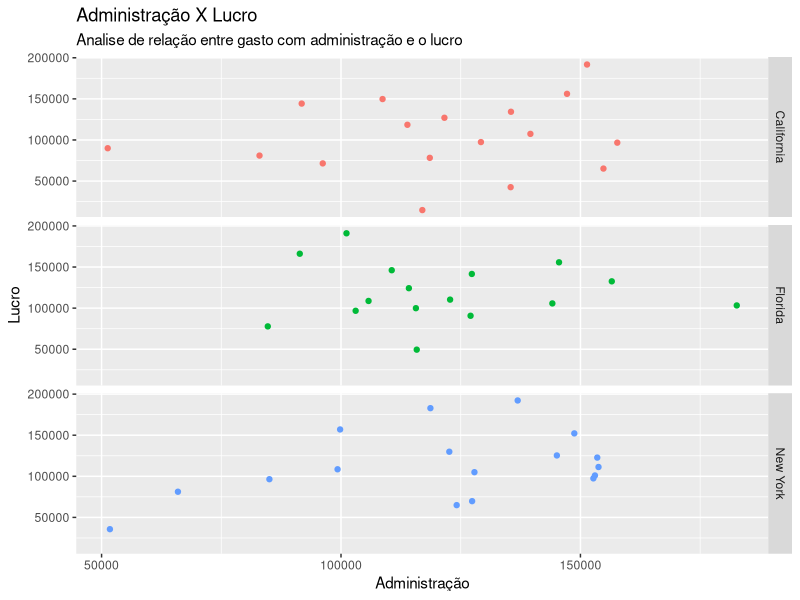
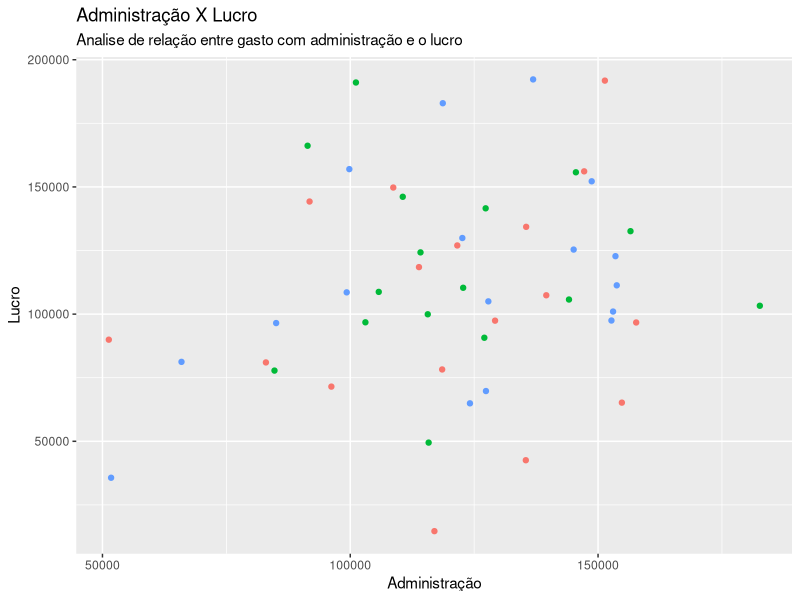
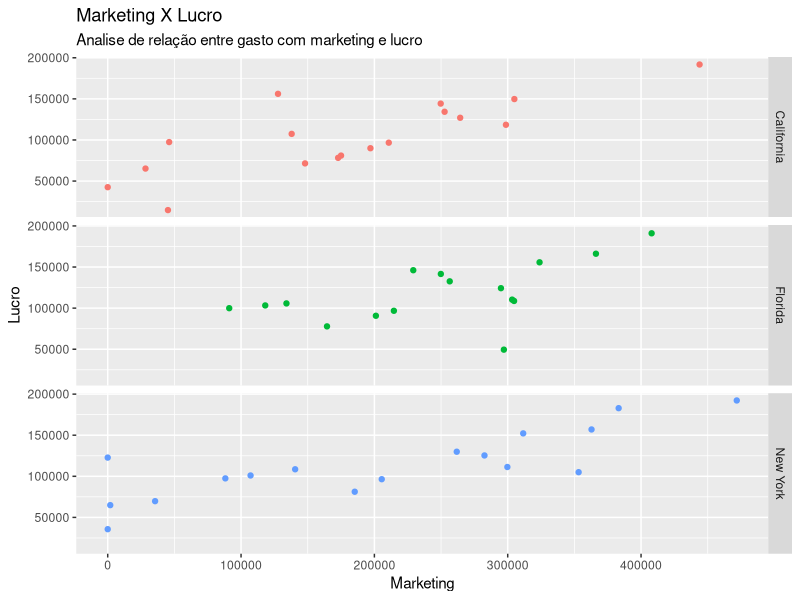
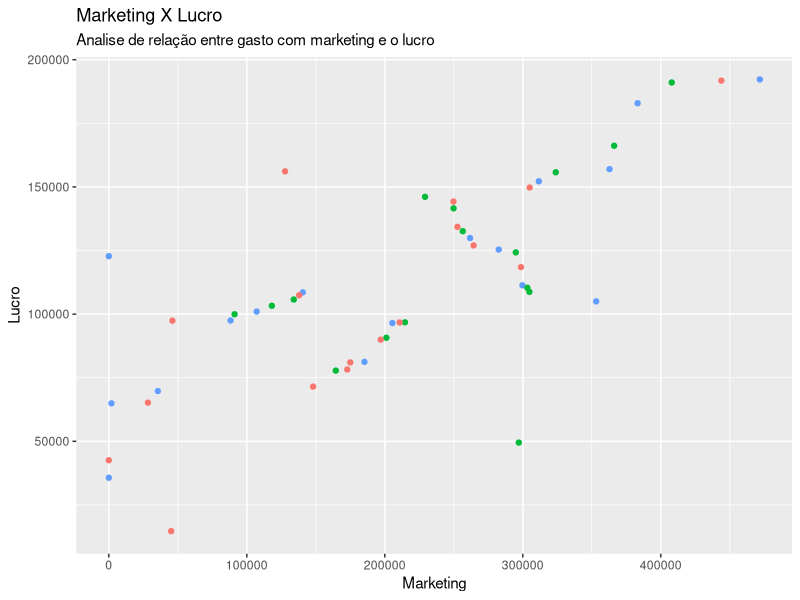
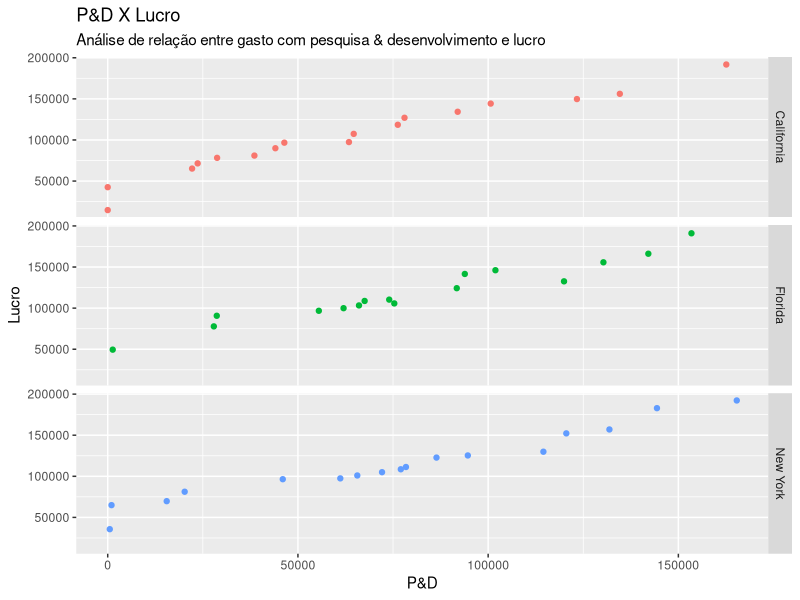
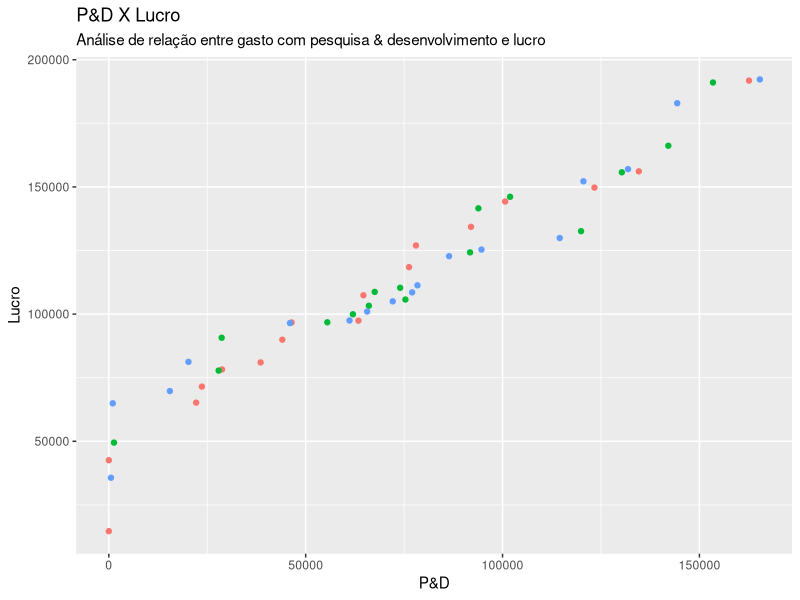
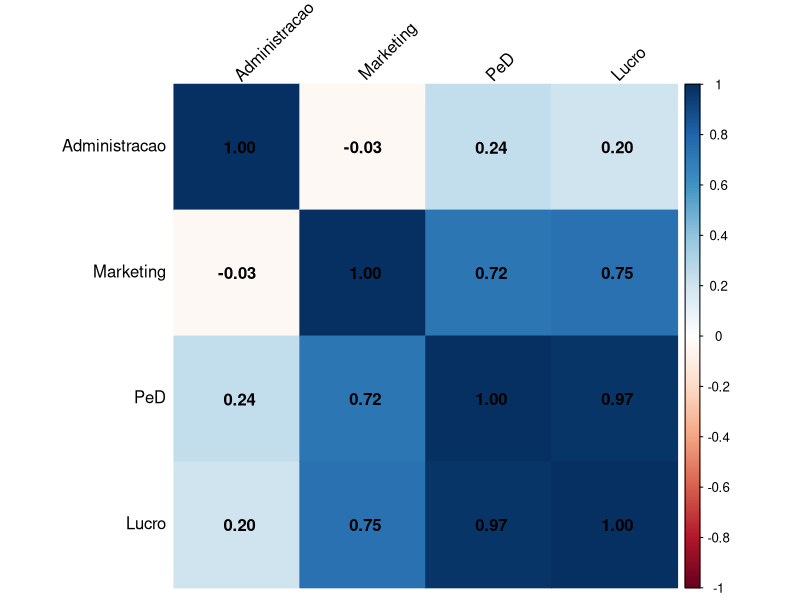
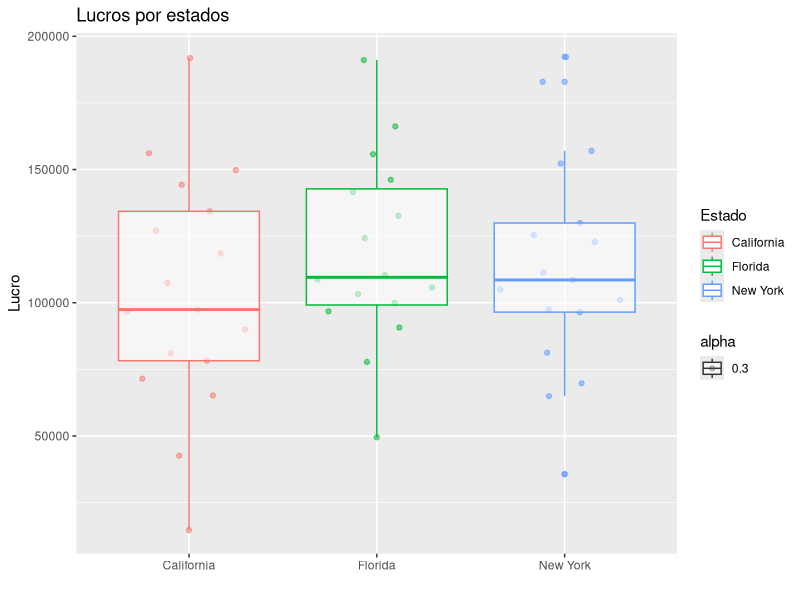

R code for these plots, in order:
## ---- chunk 1
library(tidyverse)
library(ggbeeswarm)
library(ggplot2)
library(corrplot)
library(caTools)
library(lmtest)
library(car)

knitr::opts_chunk$set(tidy = FALSE, fig.width = 8, fig.height = 6, echo = TRUE)

options(scipen = 999)

dataset = read_csv(here::here("data/50_startups.csv"),
                 col_types = "dddcd")

names(dataset)[names(dataset) == 'ReD'] <- 'PeD'
names(dataset)[names(dataset) == 'Administration'] <- 'Administracao'
names(dataset)[names(dataset) == 'State'] <- 'Estado'
names(dataset)[names(dataset) == 'Profit'] <- 'Lucro'
## ---- chunk 2
ggplot(data = dataset) +
    theme(legend.position="none")+
    geom_point(aes(x = Administracao, y = Lucro, color = Estado)) +
    facet_grid(Estado ~ .) +
    labs(x = "Administração", y = "Lucro", title = "Administração X Lucro", subtitle =  "Analise de relação entre gasto com administração e o lucro")
## ---- chunk 3
ggplot(data = dataset) +
    theme(legend.position="none")+
    geom_point(aes(x = Administracao, y = Lucro, color = Estado))+
    labs(x = "Administração", y = "Lucro", title = "Administração X Lucro", subtitle =  "Analise de relação entre gasto com administração e o lucro")
## ---- chunk 4
ggplot(data = dataset) +
    theme(legend.position="none")+
    geom_point(aes(x = Marketing, y = Lucro, color = Estado))+
    facet_grid(Estado ~ .) +
    labs(x = "Marketing", y = "Lucro", title = "Marketing X Lucro", subtitle =  "Analise de relação entre gasto com marketing e lucro")
## ---- chunk 5
ggplot(data = dataset) +
    theme(legend.position="none")+
    geom_point(aes(x = Marketing, y = Lucro, color= Estado))+
    labs(x = "Marketing", y = "Lucro", title = "Marketing X Lucro", subtitle =  "Analise de relação entre gasto com marketing e o lucro")
## ---- chunk 6
ggplot(data = dataset) +
    theme(legend.position="none")+
    geom_point(aes(x = PeD, y = Lucro, color = Estado)) +
    facet_grid(Estado ~ .) +
    labs(x = "P&D", y = "Lucro", title = "P&D X Lucro", subtitle =  "Análise de relação entre gasto com pesquisa & desenvolvimento e lucro")
## ---- chunk 7
ggplot(data = dataset) +
    theme(legend.position="none")+
    geom_point(aes(x = PeD, y = Lucro, color = Estado)) +
    labs(x = "P&D", y = "Lucro", title = "P&D X Lucro", subtitle =  "Análise de relação entre gasto com pesquisa & desenvolvimento e lucro")
## ---- chunk 8
numerical_columns = dataset[c("PeD", "Lucro", "Administracao", "Marketing")]
corrplot(cor(numerical_columns), method="color",  
         order="hclust", 
         addCoef.col = "black", 
         tl.col="black", tl.srt=45, 
         sig.level = 0.01, insig = "blank"
         )
## ---- chunk 9
ggplot(data = dataset) +
    geom_quasirandom(aes(x = Estado, y = Lucro, color = Estado, alpha = 0.3))+
    geom_boxplot(aes(x = Estado, y = Lucro, color = Estado, alpha = 0.3))+
    labs(x = "", y = "Lucro", title = "Lucros por estados")
## ---- chunk 10
dataset$Estado = factor(dataset$Estado,
                       levels = c('New York', 'California', 'Florida'),
                       labels = c(1, 2, 3))

dataset$Estado <- as.numeric(levels(dataset$Estado)[dataset$Estado])
## ---- chunk 11
set.seed(100)
split = sample.split(dataset$Lucro, SplitRatio = 0.8)

training_set = subset(dataset, split == TRUE)
test_set = subset(dataset, split == FALSE)
## ---- chunk 12
regressor = lm(formula = Lucro ~ .,
               data = training_set)
summary(regressor)
## ---- chunk 13
regressor = lm(formula = Lucro ~ Marketing + PeD + Estado,
               data = training_set)
summary(regressor)
## ---- chunk 14
regressor = lm(formula = Lucro ~ Marketing + PeD,
               data = training_set)
summary(regressor)
## ---- chunk 15
regressor = lm(formula = Lucro ~ PeD,
               data = training_set)
summary(regressor)
## ---- chunk 16
predicoes = predict(regressor)
residuos = residuals(regressor)

ggplot(training_set, aes(x = PeD, y = Lucro)) +
  geom_smooth(method = "lm", se = FALSE, color = "lightgrey") +     # regression line  
  geom_segment(aes(xend = PeD, yend = predicoes), alpha = .2) +     # draw line from point to line
  geom_point(aes(color = abs(residuos), size = abs(residuos))) +    # size of the points
  scale_color_continuous(low = "green", high = "red") +             # colour of the points mapped to residual size - green smaller, red larger
  guides(color = FALSE, size = FALSE) +                             # size legend removed
  geom_point(aes(y = predicoes), shape = 1) +
  theme_bw() 
## ---- chunk 17
plot(regressor, which=1, col=c("blue"))
## ---- chunk 18
plot(regressor, which=2, col=c("blue"))
## ---- chunk 19
plot(density(residuos))
## ---- chunk 20
shapiro.test(residuos)
## ---- chunk 21
plot(regressor, which=3, col=c("blue"))  # Scale-Location Plot
## ---- chunk 22
bptest(regressor)
## ---- chunk 23
durbinWatsonTest(regressor)
## ---- chunk 24
caso <- data.frame(
  PeD = c(190150.89, 94712.60, 75642.33)
)
## ---- chunk 25
predict(regressor, newdata = caso)
